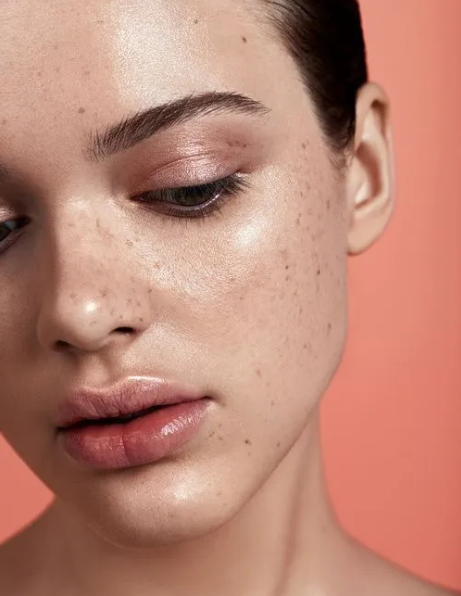
//> input picture opencv/opencv4 c++ 快速入门视频30讲/13_图像像素值统计/R-C.png, 461 x 596 px
$ ./main   (built with g++ and OpenCV 4)
//> lines starting //> are read from the running program, lines starting //| are printed output that depends on the picture
/*************************************************
Copyright (C), 2009-2012    , Level Chip Co., Ltd.
文件名:	main.cpp
作  者:	钱锐      版本: V0.1.0     新建日期: 2026.03.31
描  述: 图像像素值统计
备  注: 使用的是opencv4.12.0版本
修改记录:

  1.  日期: 2026.03.31
	  作者: 钱锐
	  内容:
		  1) 此为模板第一个版本;
	  版本:V0.1.0

*************************************************/

#include <iostream>

#include "opencv2/opencv.hpp"

int main()
{
	// 只显示错误及以上级别的日志，屏蔽 INFO
	cv::utils::logging::setLogLevel(cv::utils::logging::LOG_LEVEL_WARNING);

	std::vector<cv::Mat> vecMat;
	double dbMinVal = 0;
	double dbMaxVal = 0;
	cv::Point cMinLoc = { 0 };
	cv::Point cMaxLoc = { 0 };

	cv::Mat cMeanMat;					//平均值
	cv::Mat cStdDevMat;					//标准差

	cv::Mat cSrcMat = cv::imread("R-C.png");
//> cSrcMat is the input picture: 596 rows x 461 cols, CV_8UC3; mean B, G, R 116.7, 133.3, 187.4
	if (cSrcMat.empty())
	{
		std::cout << __func__ << ", file is not exist" << std::endl;
		return EXIT_FAILURE;
	}

	cv::split(cSrcMat, vecMat);
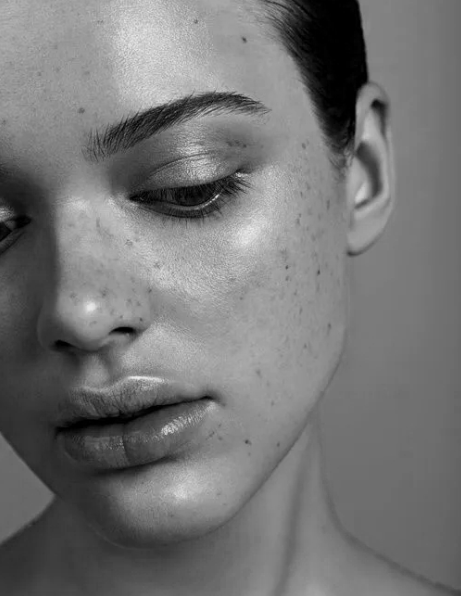
//> vecMat[0]: 596 rows x 461 cols, CV_8UC1; min 0, max 236, mean 116.7
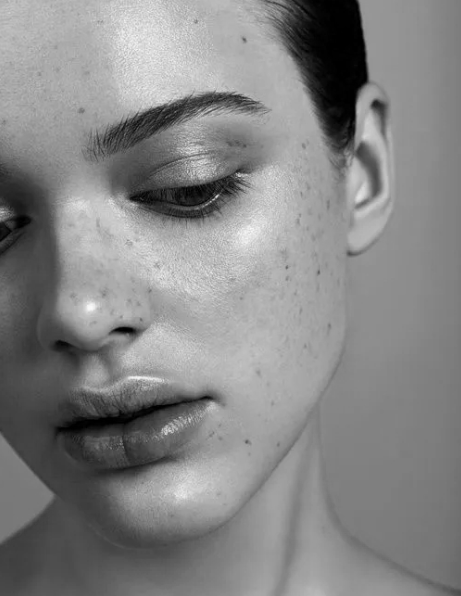
//> vecMat[1]: 596 rows x 461 cols, CV_8UC1; min 0, max 249, mean 133.3
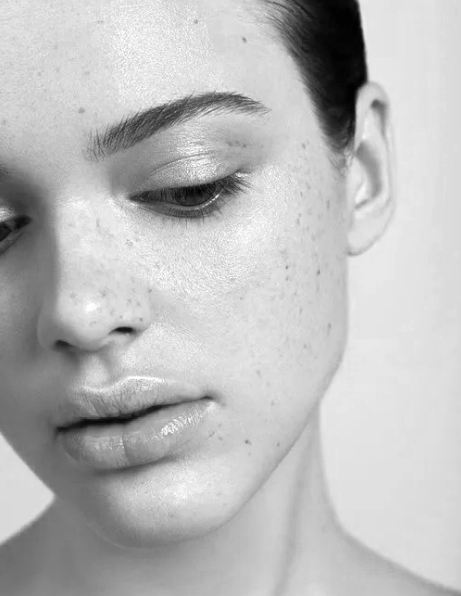
//> vecMat[2]: 596 rows x 461 cols, CV_8UC1; min 0, max 255, mean 187.4

	for (size_t i = 0; i < vecMat.size(); i++)
	{
		cv::minMaxLoc(vecMat[i], &dbMinVal, &dbMaxVal, &cMinLoc, &cMaxLoc, cv::Mat());
		std::cout << "channnel = " << i << ", min value = " << dbMinVal << ", max value = " << dbMaxVal << std::endl;
	}
//> this loop made 3 passes
//> (dbMaxVal, cMinLoc, cMaxLoc) on passes 1, 3: (236, Point(317, 0), Point(250, 228)), (255, Point(354, 30), Point(124, 41))
//> (dbMaxVal, cMinLoc) on pass 2: (249, Point(326, 0))
//| channnel = 0, min value = 0, max value = 236
//| channnel = 1, min value = 0, max value = 249
//| channnel = 2, min value = 0, max value = 255

	cv::meanStdDev(cSrcMat, cMeanMat, cStdDevMat);
//> cMeanMat = [116.7, 133.3, 187.4]; cStdDevMat = [44.02, 47.04, 51.1]

	std::cout << "平均值:\n" << cMeanMat << std::endl;
//| 平均值:
//| [116.6689644630144;
//|  133.2988578957329;
//|  187.3756132714117]
	std::cout << "标准差:\n" << cStdDevMat << std::endl;
//| 标准差:
//| [44.01739352662522;
//|  47.04065521161014;
//|  51.10460837154201]

	cv::imshow("原图", cSrcMat);
	cv::waitKey(0);

	cv::destroyAllWindows();

	return EXIT_SUCCESS;
}
